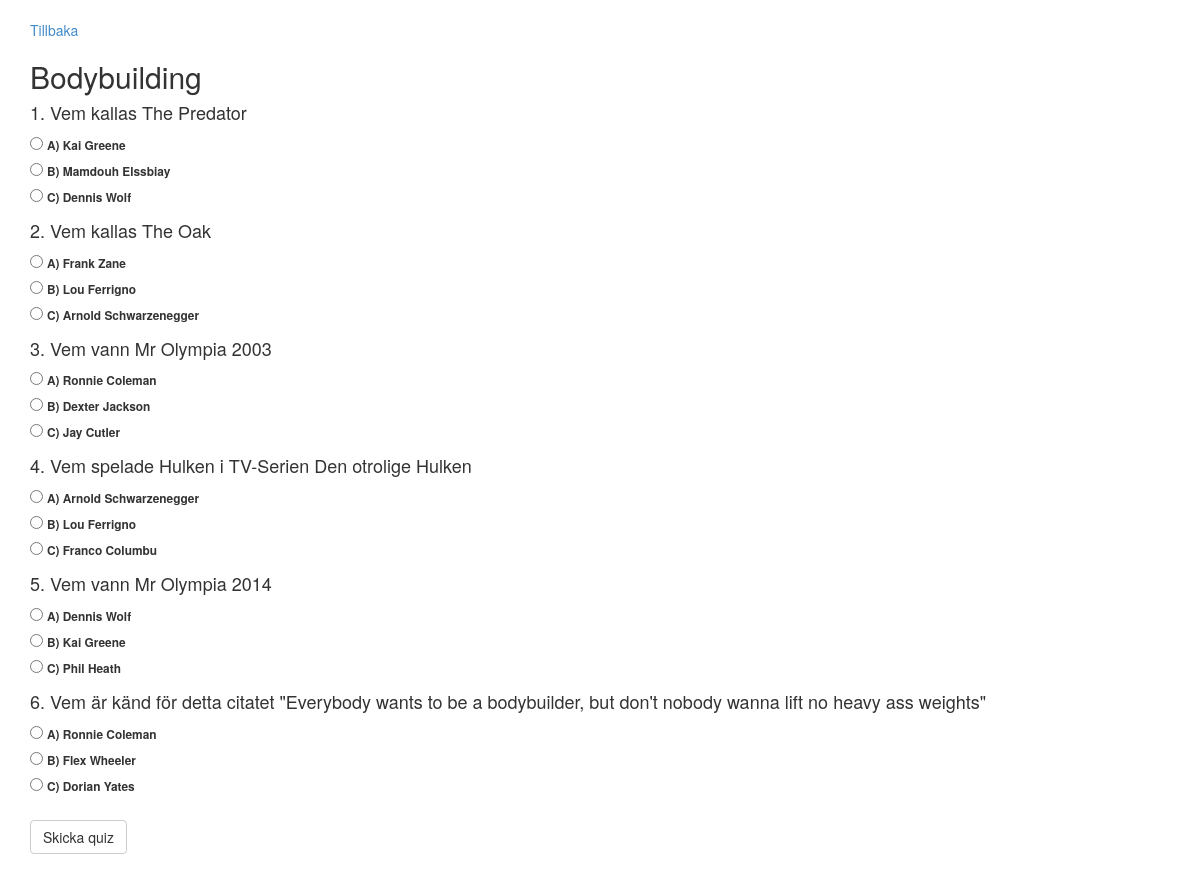
Screenshot of /?playQuiz=3 (signed in) with the database file from the repository.
### tables this page shows
CREATE TABLE IF NOT EXISTS `quiz` (
  `QuizId` int(11) NOT NULL AUTO_INCREMENT,
  `QuizName` varchar(60) NOT NULL,
  PRIMARY KEY (`QuizId`),
  UNIQUE KEY `QuizName` (`QuizName`)
);

CREATE TABLE IF NOT EXISTS `answer` (
  `AnswerId` int(11) NOT NULL AUTO_INCREMENT,
  `AnswerA` varchar(60) NOT NULL,
  `AnswerB` varchar(60) NOT NULL,
  `AnswerC` varchar(60) NOT NULL,
  `RightAnswer` varchar(5) NOT NULL,
  `QuestionId` int(11) NOT NULL,
  PRIMARY KEY (`AnswerId`),
  KEY `QuestionId` (`QuestionId`)
);

CREATE TABLE IF NOT EXISTS `question` (
  `QuestionId` int(11) NOT NULL AUTO_INCREMENT,
  `QuestionName` varchar(150) NOT NULL,
  `QuizId` int(11) NOT NULL,
  PRIMARY KEY (`QuestionId`),
  UNIQUE KEY `QuestionName` (`QuestionName`),
  KEY `QuizId` (`QuizId`)
);

### index.php (called while the page is built, shortened)
<?php
require_once('Controller/MasterController.php');
$masterController = new MasterController();
$masterController->doControll();

### Model/Dao/Repository.php (called while the page is built, shortened)
<?php
abstract class Repository {
	protected $dbConnection;
    protected function connection() {
    	if ($this->dbConnection == null) {
            $this->dbConnection = new PDO(Settings::$DB_CONNECTION, Settings::$DB_USERNAME, Settings::$DB_PASSWORD);
        $this->dbConnection->setAttribute(PDO::ATTR_ERRMODE, PDO::ERRMODE_EXCEPTION);
        return $this->dbConnection;
    }
  }
}

### Model/QuizModel.php (called while the page is built, shortened)
<?php
require_once("Model/Dao/QuizRepository.php");
require_once("Model/QuestionModel.php");
require_once("Model/Quiz.php");
class QuizModel {
	private $quizRepository;
	public function __construct() {
		$this->quizRepository = new QuizRepository();
	}
	public function getQuiz($quizId) {
		return $this->quizRepository->getQuiz($quizId);
	}
}

### Model/Dao/QuizRepository.php (called while the page is built, shortened)
<?php
require_once("Model/Quiz.php");
require_once("Model/Dao/Repository.php");
class QuizRepository extends Repository{
	private $db;
	private $questionTable = "question";
	private $answerTable = "answer";
	public function __construct() {
		$this->dbTable = 'quiz';
		$this->db = $this->connection();
	}
	public function isValidPlayableQuizId($id) {
			$sql = "SELECT * FROM $this->dbTable WHERE " . $this->quizId . " = ?";
			$params = array($id);
			$query = $this->db->prepare($sql);
			$query->execute($params);
			$dbQuizObj = $query->fetch();
			$quizId = $dbQuizObj[$this->quizId];
			$quizName = $dbQuizObj[$this->quizName];
			$sql = "SELECT * FROM " . $this->questionTable . " WHERE " . $this->quizId . " = ?";
			$query = $this->db->prepare($sql);
			$query->execute (array($dbQuizObj[$this->quizId]));
			$question = $query->fetch();
			$question = new Question($question[$this->questionName], $question[$this->quizId], $question[$this->questionId]);
			$sql = "SELECT * FROM " . $this->answerTable . " WHERE " . $this->questionId . " = ?";
			$query = $this->db->prepare($sql);
			$query->execute (array($question->getQuestionId()));
			$answers = $query->fetch();
			if ($answers != NULL) {
				return true;
			}
			return false;
	}
	public function getQuiz($quizId) {
		$sql = "SELECT * FROM $this->dbTable WHERE " . $this->quizId . " = ?";
		$params = array($quizId);
		$query = $this->db->prepare($sql);
		$query->execute($params);
		$result = $query->fetch();
		if ($result) {
			$quiz = new Quiz($result[$this->quizName], $result[$this->quizId]);
			$sql = "SELECT * FROM " . $this->questionTable . " WHERE " . $this->quizId . " = ?";
			$query = $this->db->prepare($sql);
			$query->execute (array($result[$this->quizId]));
			$questions = $query->fetchAll();
			foreach($questions as $question) {
				$question = new Question($question[$this->questionName], $question[$this->quizId], $question[$this->questionId]);
				$quiz->add($question);
			}
			return $quiz;
		}
		return NULL;
	}
}

### Model/Quiz.php (called while the page is built, shortened)
<?php
require_once("Model/Questions.php");
class Quiz {
	private $quizName;
	private $questions;
	public function __construct($quizName, $quizId = NULL) {
		$this->quizName = $quizName;
		$this->questions = new Questions();
	}
	public function getName() {
		return $this->quizName;
	}
	public function add(Question $question) {
		$this->questions->add($question);
	}
	public function getQuestions() {
		return $this->questions;
	}
}

### Model/Questions.php (called while the page is built)
	<?php
class Questions {
	private $questions;
	public function __construct() {
		$this->questions = array();
	}
	public function toArray() {
		return $this->questions;
	}
	public function add(Question $question) {
			$this->questions[] = $question;
	}
}

### Model/Question.php (called while the page is built, shortened)
<?php
class Question {
	private $questionId;
	public function __construct($questionName, $quizId, $questionId = NULL) {
		if (empty($questionId) == false) {
			$this->questionId = $questionId;
		}
	}
	public function getQuestionId() {
		return $this->questionId;
	}
}

### Model/QuestionModel.php (called while the page is built, shortened)
<?php
require_once("Model/Dao/QuestionRepository.php");
require_once("Model/Question.php");
class QuestionModel {
	private $questionRepository;
	public function __construct() {
		$this->questionRepository = new QuestionRepository();
	}
	public function getQuestion($questionId) {
		return $this->questionRepository->getQuestion($questionId);
	}
}

### Model/Dao/QuestionRepository.php (called while the page is built, shortened)
<?php
require_once("Model/Question.php");
require_once("Model/Dao/Repository.php");
class QuestionRepository extends Repository {
	private $db;
	private $answerTable = "answer";
	public function __construct() {
		$this->dbTable = 'question';
		$this->db = $this->connection();
	}
	public function getQuestion($questionId) {
		$sql = "SELECT * FROM $this->dbTable WHERE " . $this->questionId . " = ?";
		$params = array($questionId);
		$query = $this->db->prepare($sql);
		$query->execute($params);
		$result = $query->fetch();
		if ($result) {
			$question = new Question($result[$this->questionName], $result[$this->quizId], $result[$this->questionId]);
			$sql = "SELECT * FROM " . $this->answerTable . " WHERE " . $this->questionId . " = ?";
			$query = $this->db->prepare($sql);
			$query->execute (array($result[$this->questionId]));
			$answersObj = $query->fetchAll();
			foreach($answersObj as $answerObj) {
				$answers = new Answers($answerObj[$this->answerA], $answerObj[$this->answerB], $answerObj[$this->answerC], $answerObj[$this->rightAnswer],
				$answerObj[$this->questionId], $answerObj[$this->answerId]);
				$question->add($answers);
			}
			return $question;
		}
		return NULL;
	}
}

### View/PlayQuizView.php (the view, shortened to what this page needs)
<?php
require_once("Model/QuizModel.php");
class PlayQuizView extends BaseView {
	private $submitQuizLocation = 'submitQuiz';
	private $quizModel;
	private $questionModel;
	public function __construct() {
		$this->quizModel = new QuizModel();
		$this->questionModel = new QuestionModel();
	}
	public function getChosenQuiz() {
		if (isset($_GET[$this->playQuizLocation])) {
			return $_GET[$this->playQuizLocation];
		}
	}
	public function hasChosenQuiz() {
		if (isset($_GET[$this->playQuizLocation])) {
			return true;
		}
		return false;
	}
	public function showPlayQuiz($quizId) {
		$quiz = $this->quizModel->getQuiz($quizId);
		$questions = $quiz->getQuestions();
		$questionNr = 1;
		$html = "
		</br>
		<a href='?$this->showAllQuizToPlayLocation' >Tillbaka</a>
		<h2>" . $quiz->getName() . "</h2>
		<form action ='' method='post'>";
			foreach ($questions->ToArray() as $question) {
				$question = $this->questionModel->getQuestion($question->getQuestionId());
				foreach ($question->toArray() as $answer) {
					$foo = 0;
					if ($answer != null) {
						$html .= "<h4>$questionNr. " . $question->getName() . "</h4>";
					}
					foreach ($answer->getAnswers() as $answerName) {
						$label = 'question-' . $questionNr . '-answers-'. $this->alphabets[$foo];
						$html .=
						"<div>
						<input type='radio' name='answers[$questionNr]' id='$label' value='" . $this->alphabets[$foo] . "'>
						<small><label for='$label'>" . $this->alphabets[$foo] . ") " . $answerName . "</label></small>
						</div>";
						$foo++;
					}
				}
				$questionNr++;
			}
		return $html .= "</br>
		<input type='submit' class='btn btn-default' name='$this->submitQuizLocation' value='Skicka quiz' />
		</form>
		</br>
		";
	}
}

### rows the page displays
quiz: QuizName "Bodybuilding"
answer: QuestionId.QuestionName "Vem kallas The Predator", alphabets "A", AnswerA "Kai Greene", alphabets "B", AnswerB "Mamdouh Elssbiay", alphabets "C", AnswerC "Dennis Wolf"
answer: QuestionId.QuestionName "Vem kallas The Oak", alphabets "A", AnswerA "Frank Zane", alphabets "B", AnswerB "Lou Ferrigno", alphabets "C", AnswerC "Arnold Schwarzenegger"
answer: QuestionId.QuestionName "Vem vann Mr Olympia 2003", alphabets "A", AnswerA "Ronnie Coleman", alphabets "B", AnswerB "Dexter Jackson", alphabets "C", AnswerC "Jay Cutler"
answer: QuestionId.QuestionName "Vem spelade Hulken i TV-Serien Den otrolige Hulken", alphabets "A", AnswerA "Arnold Schwarzenegger", alphabets "B", AnswerB "Lou Ferrigno", alphabets "C", AnswerC "Franco Columbu"
answer: QuestionId.QuestionName "Vem vann Mr Olympia 2014", alphabets "A", AnswerA "Dennis Wolf", alphabets "B", AnswerB "Kai Greene", alphabets "C", AnswerC "Phil Heath"
answer: QuestionId.QuestionName "Vem är känd för detta citatet \"Everybody wants to be a bodybuilder, but don't nobody wanna lift no heavy ass weights\"", alphabets "A", AnswerA "Ronnie Coleman", alphabets "B", AnswerB "Flex Wheeler", alphabets "C", AnswerC "Dorian Yates"
